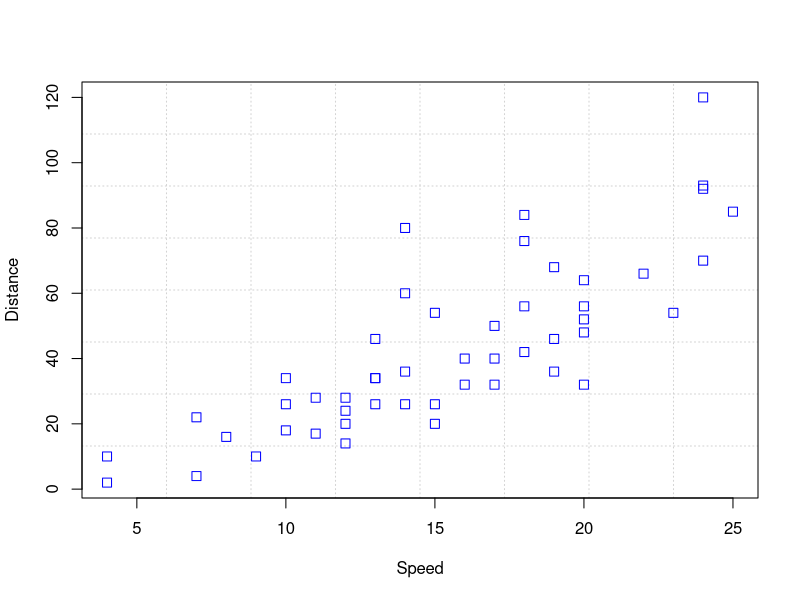
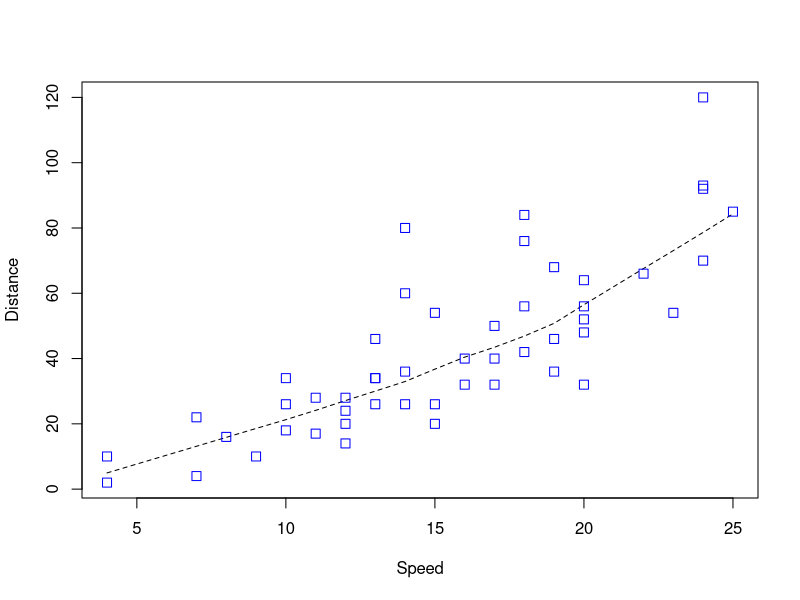
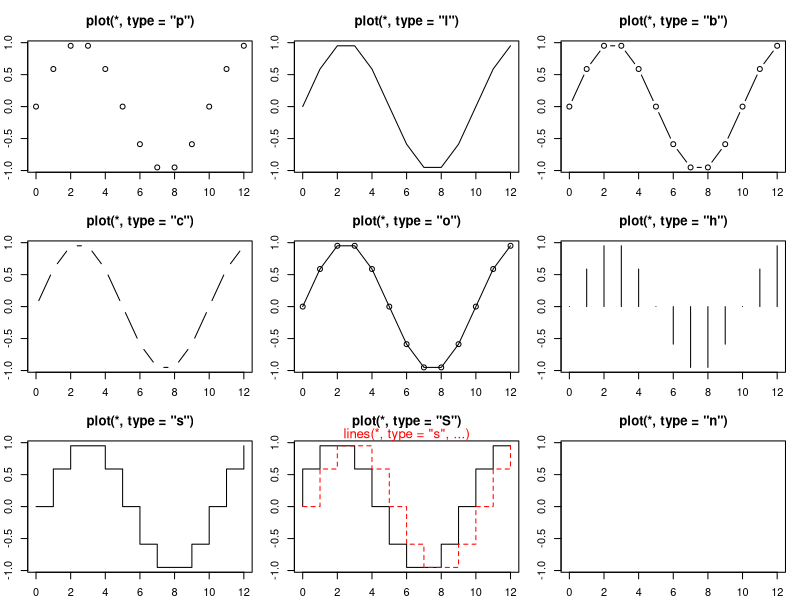
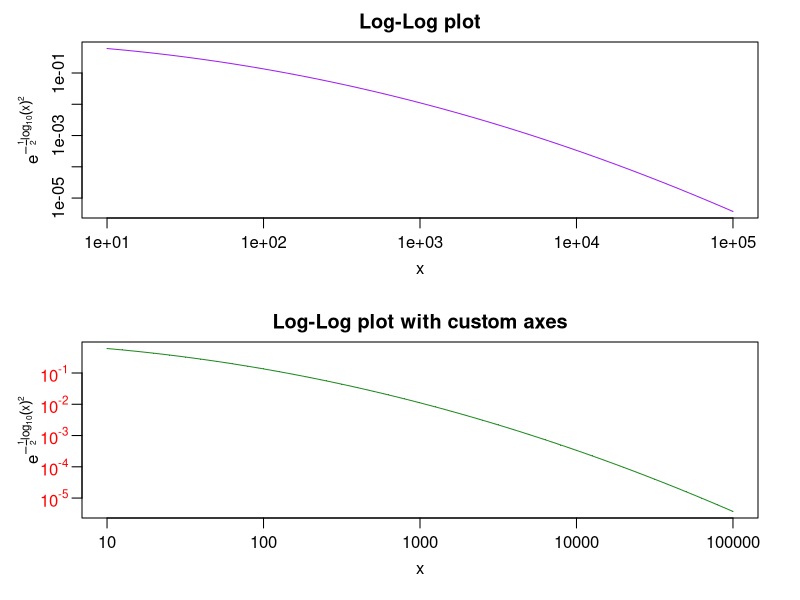
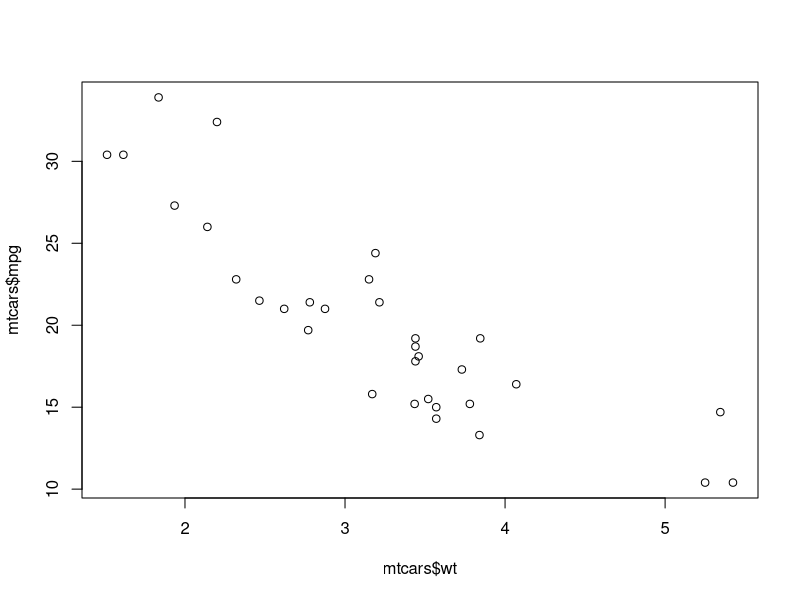
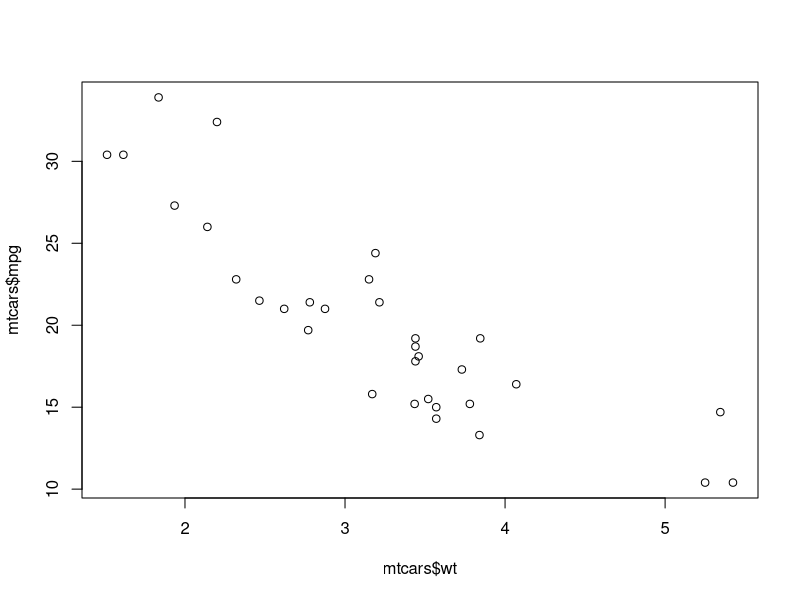
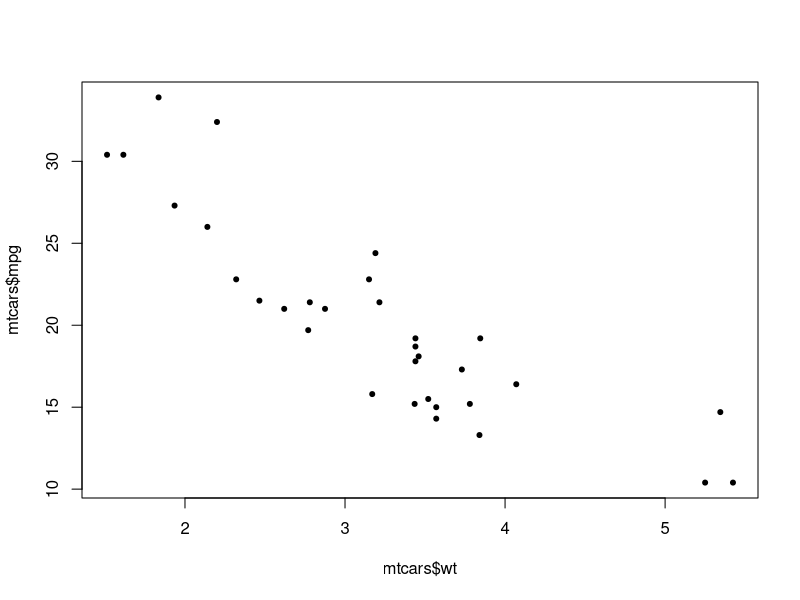
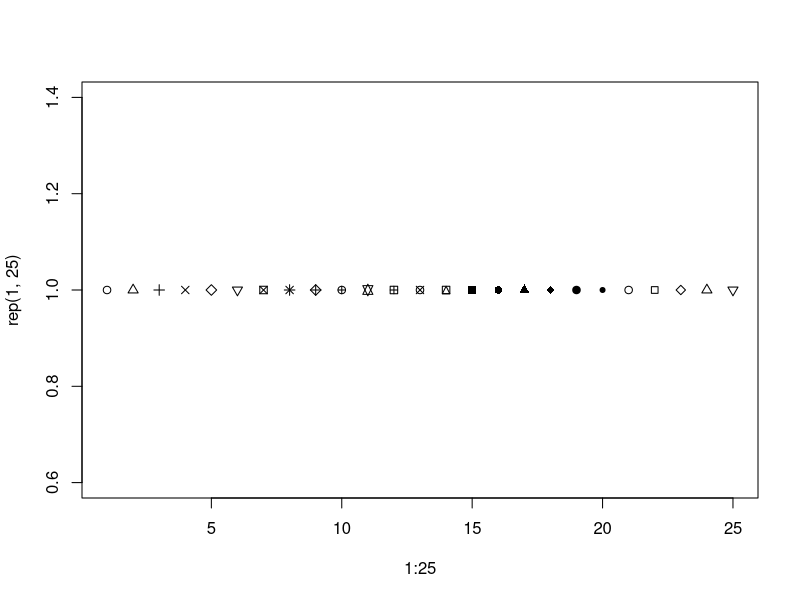

These figures' R source, in order:
###################################
###################################
########                   ########
########   Data Science 3  ########
########       Lab 4       ########
########  31st Oct. 2023   ########
########                   ########
###################################
###################################

## Welcome to lab #4. Today we will start with an introduction to base R plotting and ggplot2

########################
####    Factors     ####
########################

# Quick note before we start on plotting. One final type of variable we haven't looked at yet is factors
# Factors are used for categorical data. Instead of just allowing any value, like a character variable, factors only allow one of a fixed number of 'levels', with one level serving as a 'reference category'.
# To change the reference category, you can use
# relevel(x, ref=...)

# For now, just bear in mind that sometimes in certain statistical packages, character variables will need to be recoded as factors using factor(),
# and other times variables that shouldn't be factors get loaded as such and need to be changed back with as.character().

########################
####    Datasets    ####
########################

# R contains a number of inbuilt datasets
# To see a list of them, run
data()

# To load one into your environment, run for example
data(mtcars)

########################
####    Plotting    ####
########################

# Base R has a lot of good functions for plotting, and can be very powerful.

# run the following:
example("plot")
# to get a series of examples of things you can do with the plot() function

# Plot() is the most basic function, and with no arguments it creates a scatterplot.
# it can either take an x variable and a y variable as its 2 first arguments, or it can take a formula
plot(mtcars$wt, mtcars$mpg)
plot(mtcars$mpg ~ mtcars$wt)

# You can change the shape of the points in a scatterplot with the 'pch' argument
plot(mtcars$wt, mtcars$mpg, pch = 20)
# There are 25 preset values for the scatterplot points. To see them all run:
plot(1:25, rep(1, 25), pch = 1:25)

# You can also put in any symbol you like in quote marks:
plot(mtcars$wt, mtcars$mpg, pch = "$")
plot(mtcars$wt, mtcars$mpg, pch = "✌")

# To change x axis and y axis labels, and add a title you can use
plot(mtcars$wt, mtcars$mpg, pch = 20, xlab = "Weight (1000 lbs)", ylab = "Fuel efficiency (mpg)", main = "Association between car weight and fuel efficiency")

# And to change the range of the plot, use
plot(mtcars$wt, mtcars$mpg, pch = 20, ylim = c(0, 40), xlim = c(0, 7))

# Instead of a scatterplot, you can change the type of the plot using 'type'
plot(dnorm(seq(-4, 4, 0.2)), pch = 20)
plot(dnorm(seq(-4, 4, 0.2)), type = "l")
plot(dnorm(seq(-4, 4, 0.2)), type = "h")
plot(dnorm(seq(-4, 4, 0.2)), type = "b")
plot(dnorm(seq(-4, 4, 0.2)), type = "s")
plot(dnorm(seq(-4, 4, 0.2)), type = "o")

# And the color using color
plot(dnorm(seq(-4, 4, 0.2)), type = "o", col = "red")

# For colors you can use preloaded R colors, which you can look up here:
# https://www.nceas.ucsb.edu/sites/default/files/2020-04/colorPaletteCheatsheet.pdf

# You can also use hex codes, such as:
plot(dnorm(seq(-4, 4, 0.2)), type = "o", col = "#6D1ACF")

# Pick your own color and find its hex code here:
# https://htmlcolorcodes.com/color-picker/

# For turning frequencies into histograms or density plots,
# use hist() and density()

# For barplots and boxplots, we use barplot() and boxplot()


# Axes can be removed from the original plot using xaxt='n' and yaxt = 'n'
# New axes can be added using the axis() function
# text(), segments(), arrows(), polygon(), legend(), add these respective elements to your plot.
# Experiment with them or run ?text, ?segments, etc. to find out more.

# Fonts can be changed using the arguments cex (for size), family (for font type), and font (for bold or italics)

# Lines can be added to plots using abline()
plot(mtcars$wt, mtcars$mpg,
    pch = 20, ylim = c(0, 40), xlim = c(0, 7),
    abline(v = 0, h = 0, lm(mpg ~ wt, data = mtcars))
)

# Other plots can be made using barplot(),


#######################
####    Devices    ####
#######################

# When you create a plot, it gets stored to a graph device. This gets opened automatically when you plot, and in Rstudio is displayed on one of the panes.
# You can also open a graphics device manually using quartz() on Mac and Linux and windows() on Windows

# The par() function sets the graphical parameters for the device.
# You can use it to set the margins of the graph (in inches) using mar
par(mar = c(5, 5, 5, 5))
plot(mtcars$wt, mtcars$mpg)

# These parameters will remain attached to the graphical device until you turn them off, with:
dev.off()

# par() can be used to generate multiple plots in the same device with the argument mfrow
# mfrow takes a vector of 2 numbers, first the number of rows then the number of columns of the plot grid

par(mfrow = c(2, 2), mar = c(2, 2, 1, 1))
plot(mtcars$wt, mtcars$mpg, pch = "%", col = "dodgerblue")
plot(mtcars$wt, mtcars$mpg, pch = "e", col = "#13fee0")
plot(mtcars$wt, mtcars$mpg, pch = "^", col = "firebrick")
plot(mtcars$wt, mtcars$mpg, pch = "4", col = adjustcolor("black", alpha.f = 0.4))
dev.off()

#############################
####    Saving graphs    ####
#############################

# You can save graphs directly from your device (in RStudio, you would click on the 'export' button)
# However, this can be annoying if you have to go through the process every time you make a small adjustment to your graph
# Also, there is no guarantee of conistency if you save your graphs manually
# Generally, it is better to save your plots using code
# To do this, you must open a graphical device directly in a file
# There are multiple functions for this, see a list here: https://stat.ethz.ch/R-manual/R-devel/library/grDevices/html/Devices.html

# Example: to save a graph as a .png
# First open your png device, provide the dimensions, and name the file:
png(
    file = "my.example.graph.png",
    width = 600, height = 450
)

# then put all of the code for your graph
plot(mtcars$wt, mtcars$mpg)

# When you are done, close the device with
dev.off()




#########################
####    EXERCISES    ####
#########################
